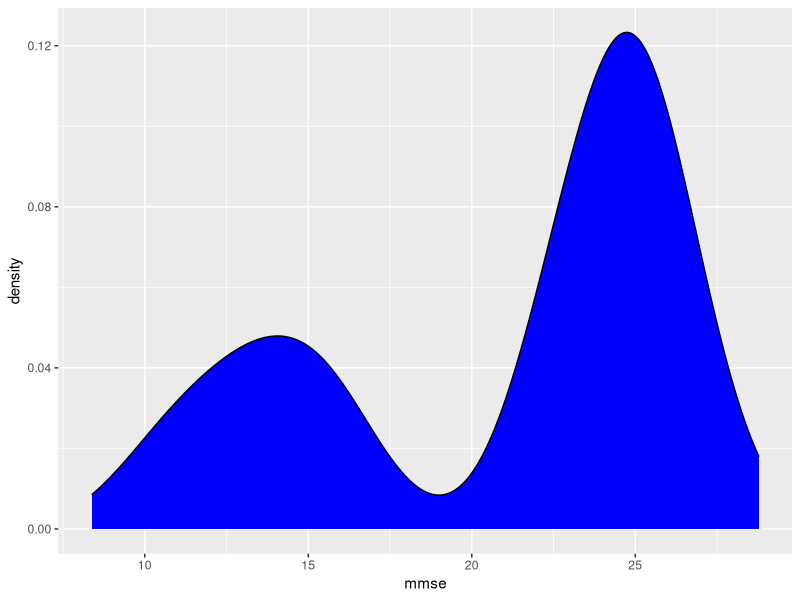
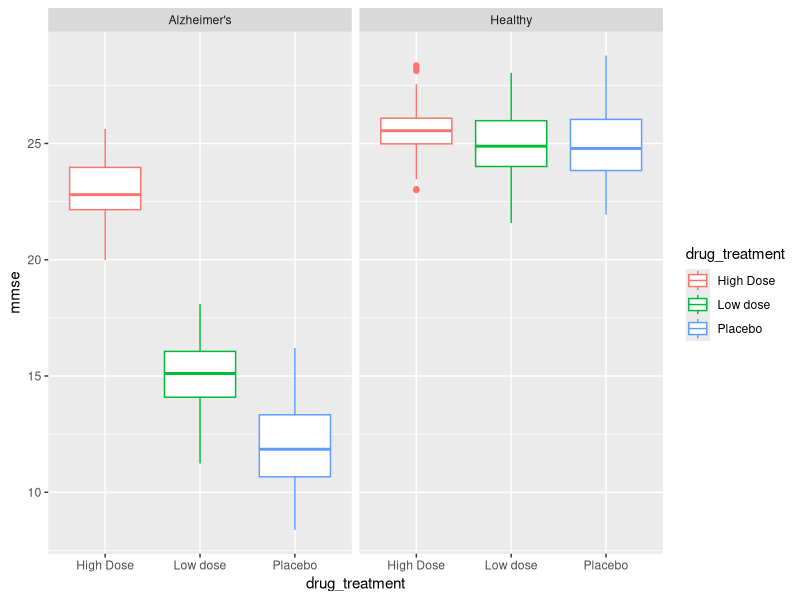
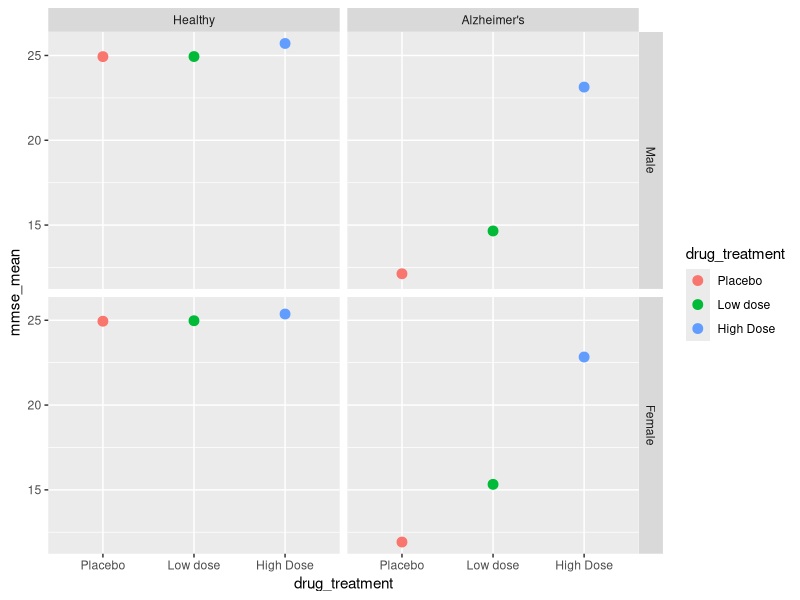
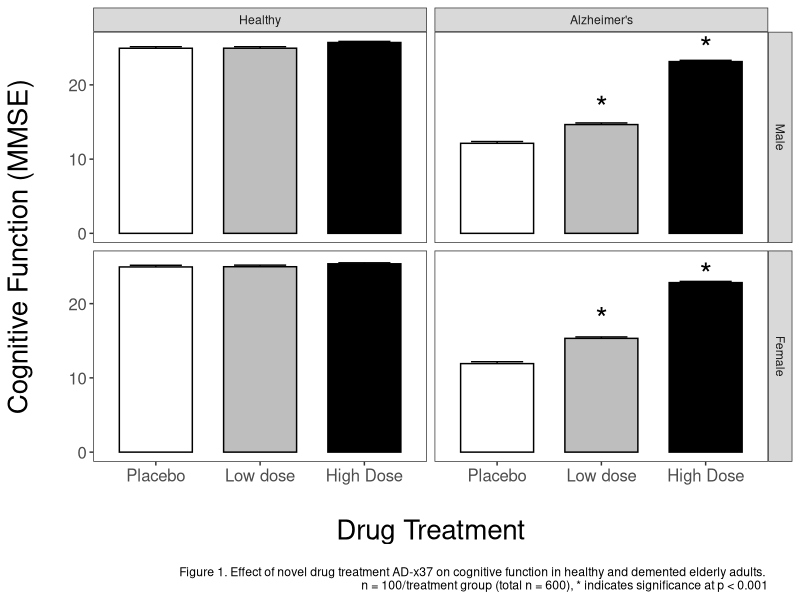
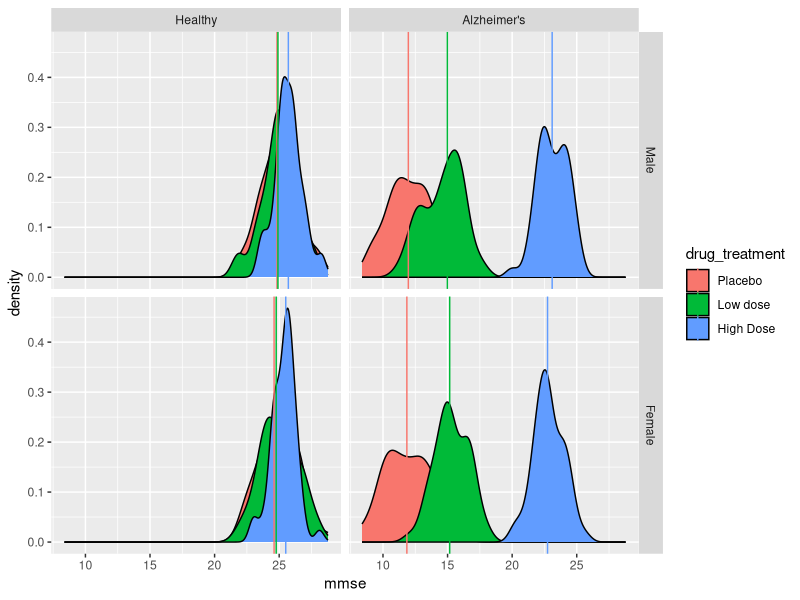
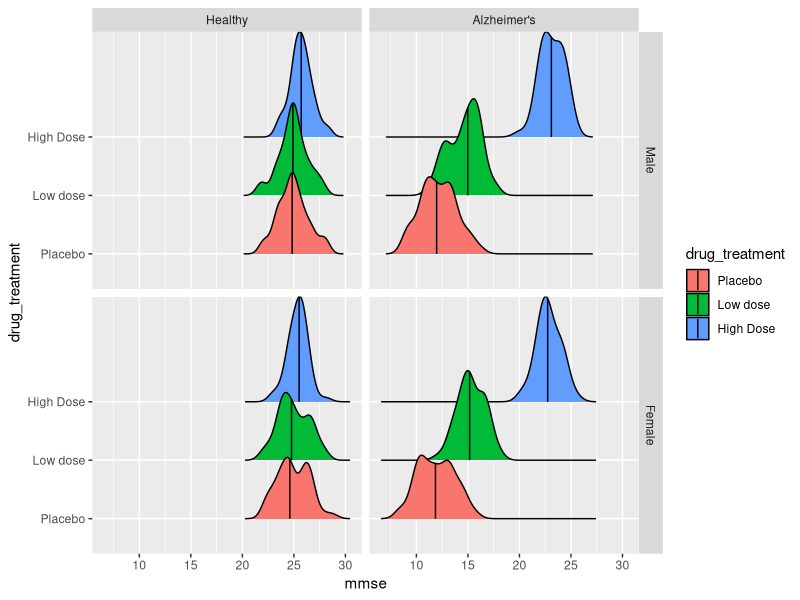

These figures' R source, in order:
## ---- chunk 1
knitr::opts_chunk$set(echo = FALSE)
## ---- chunk 2
# Load libraries
library(tidyverse) # plotting, cleaning, etc
library(broom) # nice statistical outputs
library(knitr) # some tables and R Markdown
library(readxl) # read in Excel files
library(here) # nice file paths
## ---- chunk 3
#### Read excel file
raw_df <- read_xlsx("ad_treatment.xlsx")
glimpse(raw_df)
## ---- chunk 4
ggplot(data = raw_df, aes(x = mmse)) + 
 geom_density(fill = "blue")
## ---- chunk 5
raw_df %>% 
  summarize(
    min = min(mmse), 
    max = max(mmse)
    )
## ---- chunk 6
raw_df %>% 
  group_by(health_status) %>% 
  summarize(
    min = min(mmse), 
    median = median(mmse),
    max = max(mmse)
    )
## ---- chunk 7
raw_df %>% 
  group_by(drug_treatment, health_status) %>% 
  count()
## ---- chunk 8
ggplot(data = raw_df, # add the data
       aes(x = drug_treatment, y = mmse, # set x, y coordinates
           color = drug_treatment)) +    # color by treatment
  geom_boxplot() +
  facet_grid(~health_status) # create panes base on health status
## ---- chunk 9
dplyr::glimpse(raw_df)
## ---- chunk 10
sum_df <- raw_df %>% 
            mutate(
              sex = factor(sex,
                              levels = c("0", "1"),
                  labels = c("Male", "Female")),
              drug_treatment =  factor(drug_treatment, 
                  levels = c("Placebo", "Low dose", "High Dose")),
              health_status = factor(health_status, 
                  levels = c("Healthy", "Alzheimer's"))
              )

glimpse(sum_df)
## ---- chunk 11
sum_df <- sum_df %>%   
  group_by(sex, health_status, drug_treatment) %>%  
  summarize(mmse_mean = mean(mmse),   
            mmse_se = sd(mmse)/sqrt(n()),
            n_samples = n()) %>%
  ungroup() # ungrouping variable is a good habit to prevent errors
## ---- chunk 12
ggplot(data = sum_df, # add the data
       aes(x = drug_treatment,  #set x, y coordinates
           y = mmse_mean,
           group = drug_treatment,  # group by treatment
           color = drug_treatment)) +    # color by treatment
  geom_point(size = 3) + 
  facet_grid(sex~health_status) # create facets by sex and status
## ---- chunk 13
stats_df <- raw_df %>% # start with data
   mutate(drug_treatment = factor(drug_treatment, 
                                  levels = c("Placebo", "Low dose", "High Dose")),
         sex = factor(sex, 
                      levels = c("0", "1"),
                      labels = c("Male", "Female")),
         health_status = factor(health_status, 
                                levels = c("Healthy", "Alzheimer's")))
glimpse(stats_df)
## ---- chunk 14
# this gives main effects AND interactions
ad_aov <- aov(mmse ~ sex * drug_treatment * health_status, 
        data = stats_df)
## ---- chunk 15
# look at effects and interactions
summary(ad_aov)
## ---- chunk 16
# call and save the pair.t.test
ad_pairwise <- pairwise.t.test(stats_df$mmse,    
                               stats_df$sex:stats_df$drug_treatment:stats_df$health_status, 
                               p.adj = "bonferroni")
## ---- chunk 17
# tidy the post hoc
tidy_ad_pairwise <- broom::tidy(ad_pairwise) %>% 
  mutate(p.value = round(p.value, 5))
# look at the comparisons and p-values
head(tidy_ad_pairwise)
## ---- chunk 18
TukeyHSD(ad_aov, which = 'sex:drug_treatment:health_status') %>% 
  tidy() %>% 
  head() %>% 
  kable()
## ---- chunk 19
tribble(
  ~colA, ~colB,
  "a",   1,
  "b",   2,
  "c",   3
)
## ---- chunk 20
# make the dataframe with specific points of interest to add *
sig_df <- tribble(
  ~drug_treatment, ~ health_status, ~sex, ~mmse_mean,
  "Low dose", "Alzheimer's", "Male", 17,
  "High Dose", "Alzheimer's", "Male", 25,
  "Low dose", "Alzheimer's", "Female", 18, 
  "High Dose", "Alzheimer's", "Female", 24
  )
# convert the variables to factors again :)
sig_df <- sig_df %>% 
  mutate(drug_treatment = factor(drug_treatment, 
               levels = c("Placebo", "Low dose", "High Dose")),
         sex = factor(sex, 
               levels = c("Male", "Female")),
         health_status = factor(health_status, 
               levels = c("Healthy", "Alzheimer's")))
## ---- chunk 21
g1 <- ggplot(data = sum_df, 
       aes(x = drug_treatment, y = mmse_mean, fill = drug_treatment,  
           group = drug_treatment)) +
  geom_errorbar(aes(ymin = mmse_mean - mmse_se, 
                    ymax = mmse_mean + mmse_se), width = 0.5) +
  geom_bar(color = "black", stat = "identity", width = 0.7) +
  
  facet_grid(sex~health_status) +
  theme_bw() +
  scale_fill_manual(values = c("white", "grey", "black")) +
  theme(legend.position = "NULL",
        legend.title = element_blank(),
        axis.title = element_text(size = 20),
        legend.background = element_blank(),
        panel.grid.major = element_blank(), 
        panel.grid.minor = element_blank(),
        axis.text = element_text(size = 12)) +
  geom_text(data = sig_df, label = "*", size = 8) +
  labs(x = "\nDrug Treatment", 
       y = "Cognitive Function (MMSE)\n",
       caption = "\nFigure 1. Effect of novel drug treatment AD-x37 on cognitive function in healthy and demented elderly adults. \nn = 100/treatment group (total n = 600), * indicates significance at p < 0.001")
g1
## ---- chunk 22

library(ggridges)
stats_df %>% 
  group_by(sex, drug_treatment, health_status) %>% 
  mutate(median_line = median(mmse)) %>% 
  ggplot(aes(x = mmse, fill = drug_treatment)) +
  geom_density() +
    geom_vline(aes(xintercept=median_line, color = drug_treatment)) +
  facet_grid(sex~health_status)
## ---- chunk 23
stats_df %>% 
  ggplot(aes(y = drug_treatment, x = mmse, fill = drug_treatment)) +
  geom_density_ridges(quantile_lines = TRUE, quantiles = 2) +
  facet_grid(sex~health_status)
